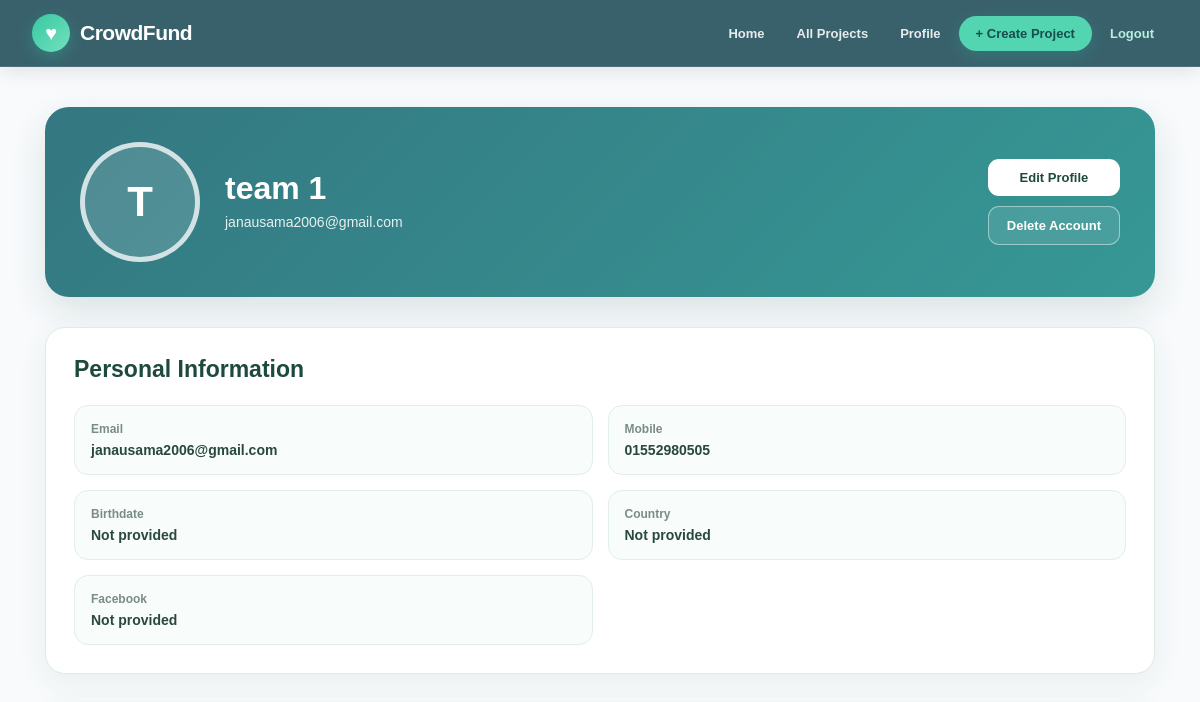
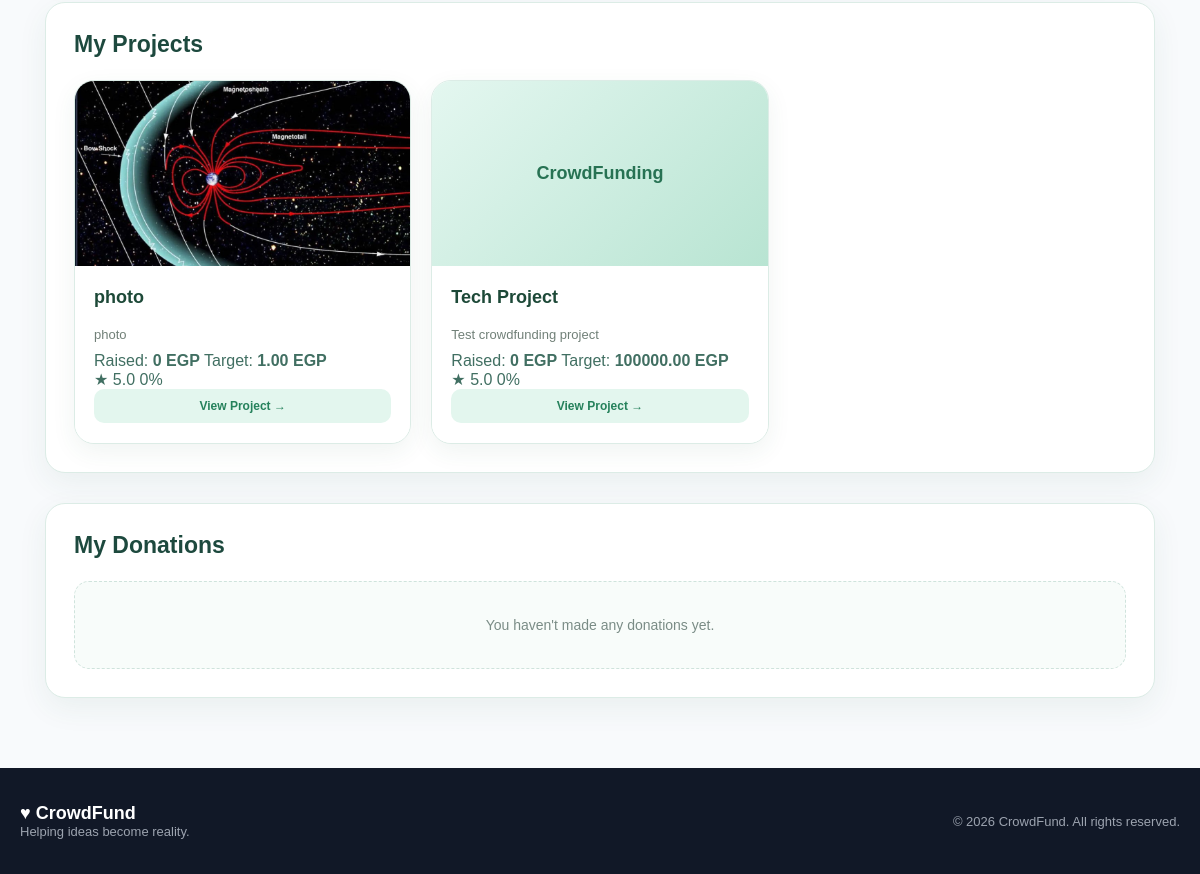
The app's page /profile/ (signed in), older data (2 pictures, top to bottom).
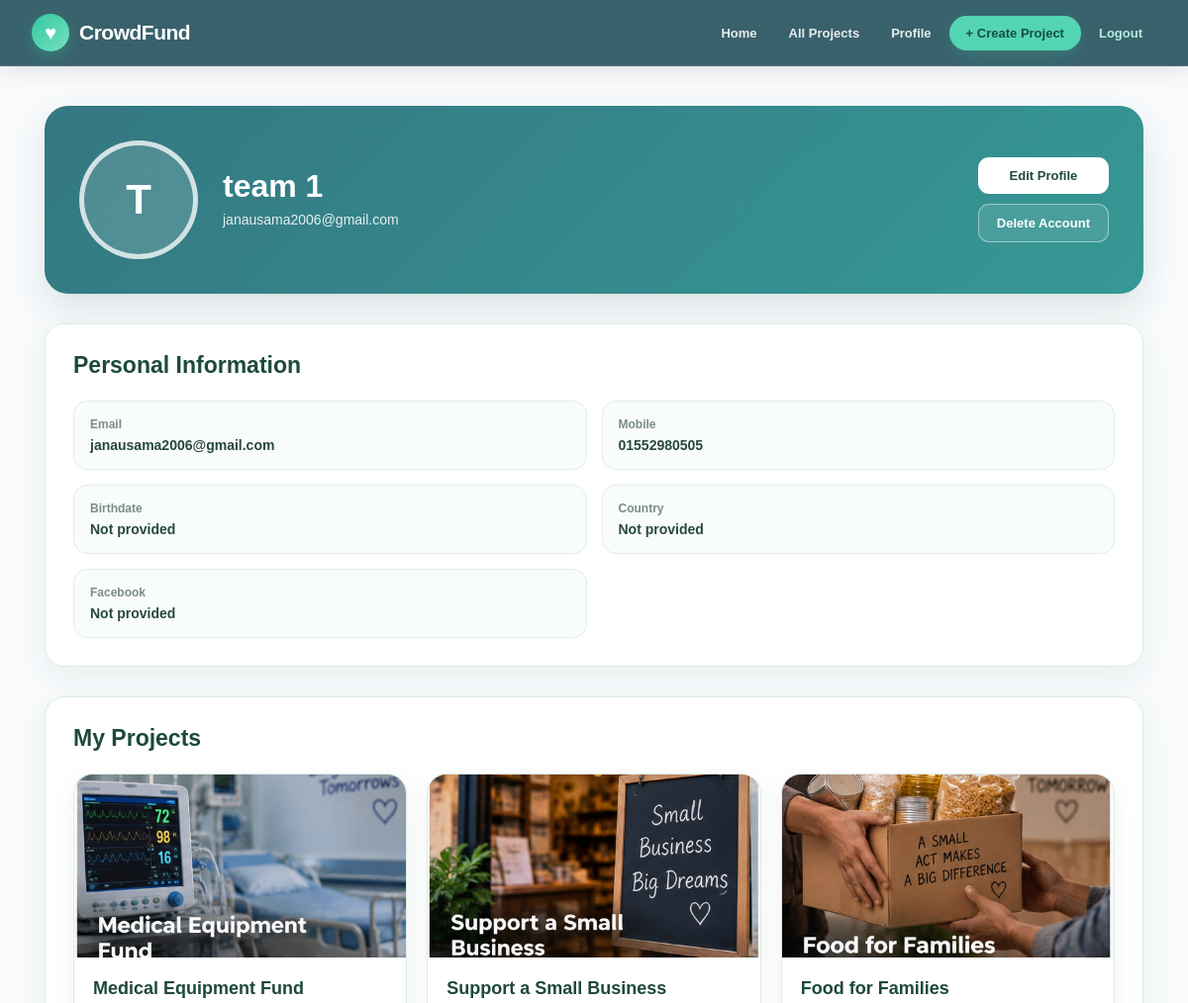
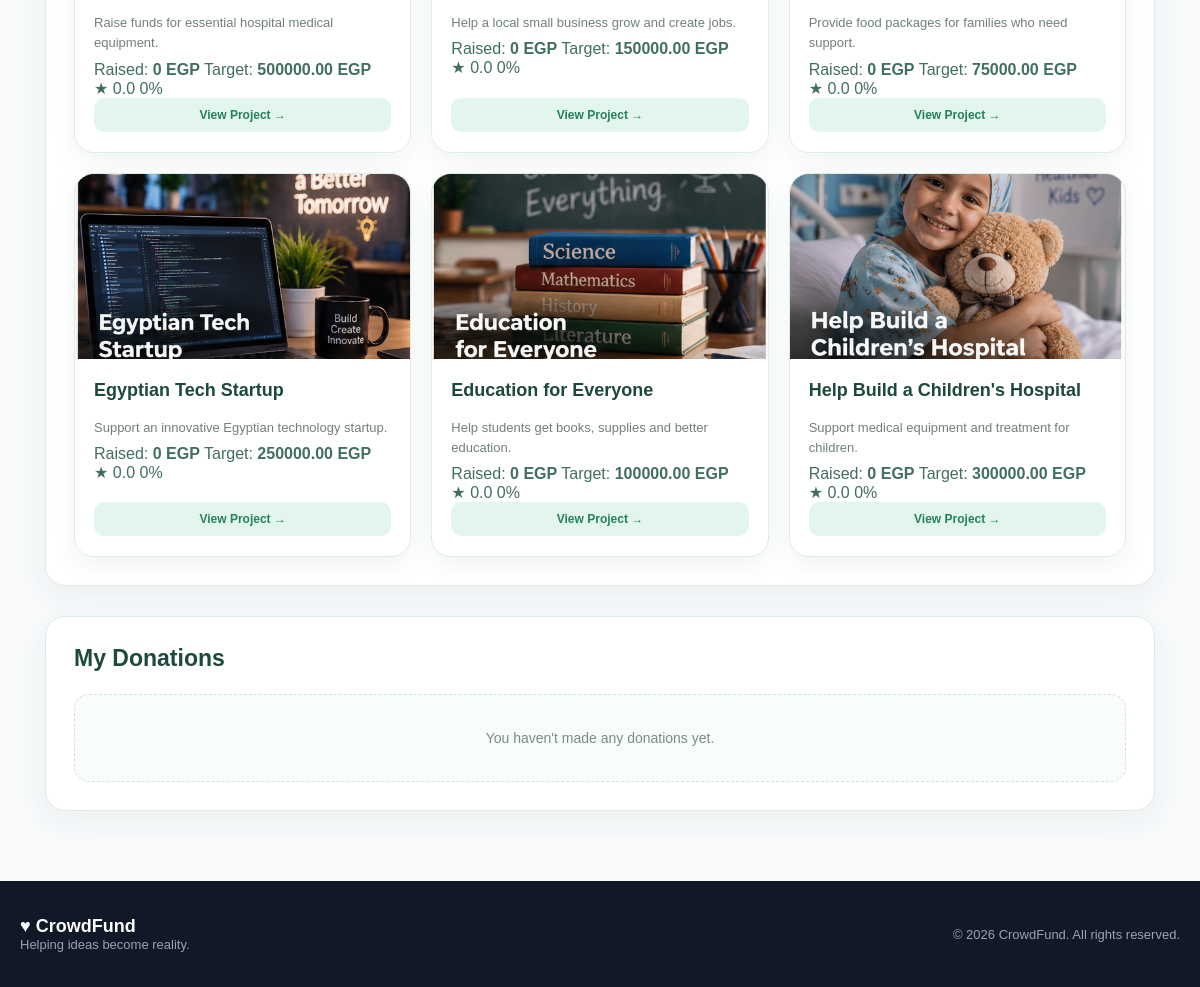
The same page, newer data (2 pictures, top to bottom).
### projects/models.py (models this page shows, shortened)
class Project(models.Model):
    creator = models.ForeignKey(
        settings.AUTH_USER_MODEL,
        on_delete=models.CASCADE,
        related_name="projects"
    )
    title = models.CharField(max_length=200)
    details = models.TextField()
    category = models.ForeignKey(
        Category,
        on_delete=models.PROTECT,
        related_name="projects"
    )
    target = models.DecimalField(
        max_digits=12,
        decimal_places=2
    )
    tags = models.ManyToManyField(
        Tag,
        related_name="projects",
        blank=True
    )
    start_time = models.DateTimeField()
    end_time = models.DateTimeField()
    created_at = models.DateTimeField(auto_now_add=True)
    is_cancelled = models.BooleanField(default=False)
    featured = models.BooleanField(default=False)
    @property
    def rating(self):
        return self.ratings.aggregate(
            avg=Avg("value")
        )["avg"] or 0

class ProjectImage(models.Model):
    project = models.ForeignKey(
        Project,
        on_delete=models.CASCADE,
        related_name="images"
    )
    image = models.ImageField(
        upload_to="projects/"
    )

### accounts/views.py (the view)
# urls.py: path("profile/", views.profile_view, name="profile"),
@login_required
def profile_view(request):
    my_projects = (
        request.user.projects
        .all()
        .order_by("-created_at")
    )
    my_donations = (
        Donation.objects
        .filter(donor=request.user)
        .select_related("project")
        .order_by("-created_at")
    )
    return render(
        request,
        "accounts/profile.html",
        {
            "user_obj": request.user,
            "my_projects": my_projects,
            "my_donations": my_donations,
        }
    )

### templates/accounts/profile.html (shortened to what the changed rows need)
{% extends "base.html" %}
{% block content %}
<div class="profile-page">
    <div class="profile-header">
        <div>
            <h1>
                {{ user_obj.first_name }}
                {{ user_obj.last_name }}
            </h1>
        </div>
    </div>
    <div class="info-card">
        <h2 class="section-title">
            Personal Information
        </h2>
    </div>
    <div class="info-card">
        <h2 class="section-title">
            My Projects
        </h2>
        <div class="cards-grid">
          {% for project in my_projects %}
    <div class="project-card">
        {% with first_image=project.images.first %}
            {% if first_image %}
                <img
                    src="{{ first_image.image.url }}"
                    class="project-image"
                    alt="{{ project.title }}">
            {% else %}
                <div class="no-image">
                    CrowdFunding
                </div>
            {% endif %}
        {% endwith %}
        <div class="card-content">
            <h3>{{ project.title }}</h3>
            <p>
                {{ project.details|truncatechars:90 }}
            </p>
            <div class="donation-info">
                <span>
                    Raised:
                    <strong>
                        {{ project.total_donations|default:0 }} EGP
                    </strong>
                </span>
                <span>
                    Target:
                    <strong>
                        {{ project.target }} EGP
                    </strong>
                </span>
            </div>
            <div class="card-bottom">
                <span class="rating">
                    ★ {{ project.rating|default:0|floatformat:1 }}
                </span>
                <span class="progress-percent">
                    {{ project.progress|default:0|floatformat:0 }}%
                </span>
            </div>
            <a
                href="{% url 'project_detail' project.pk %}"
                class="view-link">
                View Project →
            </a>
        </div>
    </div>
{% empty %}
    <div class="empty-box">
        You haven't created any projects yet.
    </div>
{% endfor %}
        </div>
    </div>
    <div class="info-card">
        <h2 class="section-title">
            My Donations
        </h2>
    </div>
</div>
{% endblock %}

Row changes from the older to the newer data that the page shows:
removed Project: images.first.image (picture), title "photo", details "photo", total_donations "0", target "1.00", rating "5.0", progress "0"
removed Project: shows "CrowdFunding", title "Tech Project", details "Test crowdfunding project", total_donations "0", target "100000.00", rating "5.0", progress "0"
added Project: images.first.image (picture), title "Medical Equipment Fund", details "Raise funds for essential hospital medical equipment.", total_donations "0", target "500000.00", rating "0.0", progress "0"
added Project: images.first.image (picture), title "Support a Small Business", details "Help a local small business grow and create jobs.", total_donations "0", target "150000.00", rating "0.0", progress "0"
added Project: images.first.image (picture), title "Food for Families", details "Provide food packages for families who need support.", total_donations "0", target "75000.00", rating "0.0", progress "0"
added Project: images.first.image (picture), title "Egyptian Tech Startup", details "Support an innovative Egyptian technology startup.", total_donations "0", target "250000.00", rating "0.0", progress "0"
added Project: images.first.image (picture), title "Education for Everyone", details "Help students get books, supplies and better education.", total_donations "0", target "100000.00", rating "0.0", progress "0"
added Project: images.first.image (picture), title "Help Build a Children's Hospital", details "Support medical equipment and treatment for children.", total_donations "0", target "300000.00", rating "0.0", progress "0"
